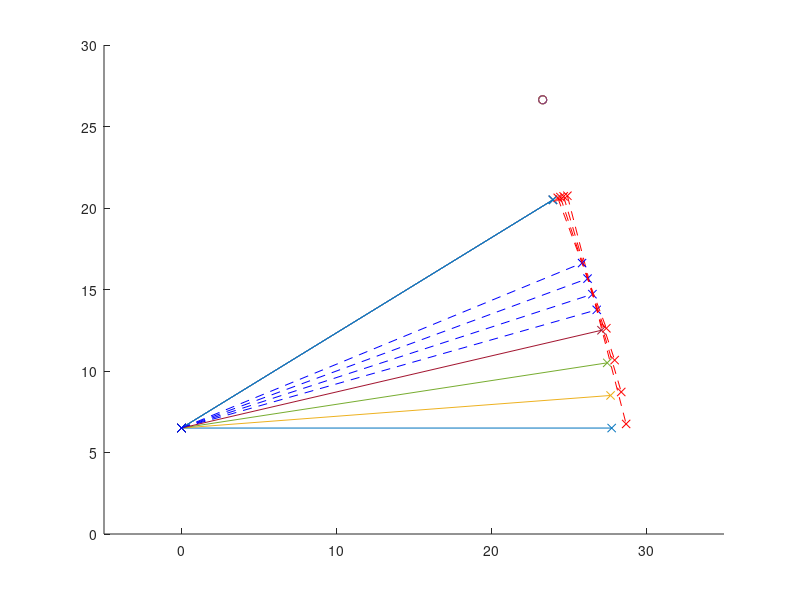
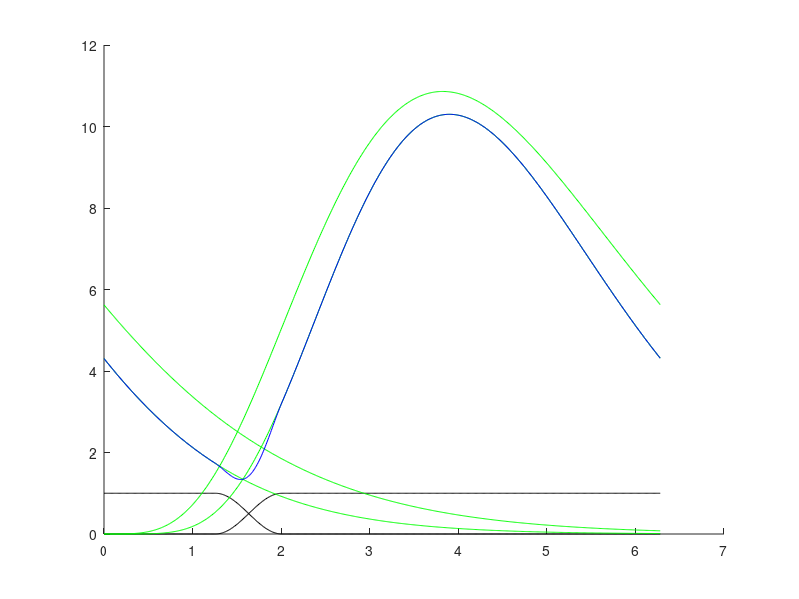
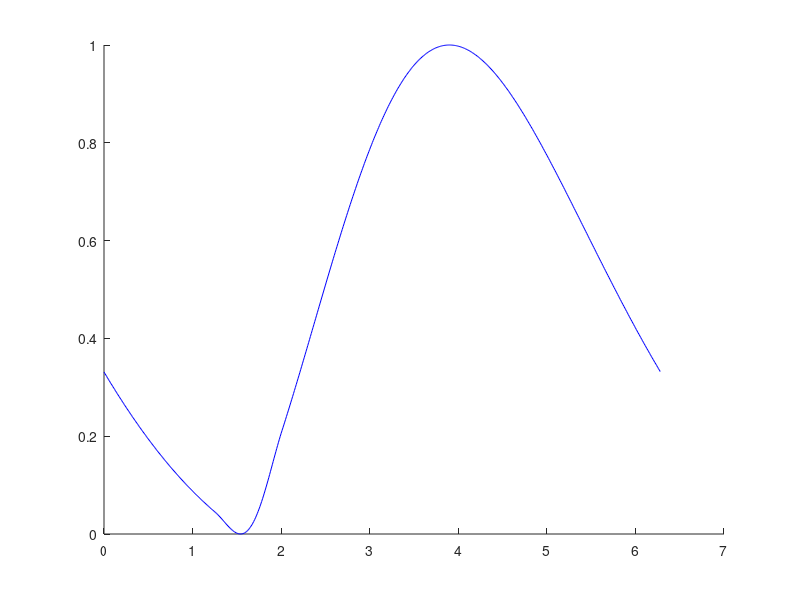
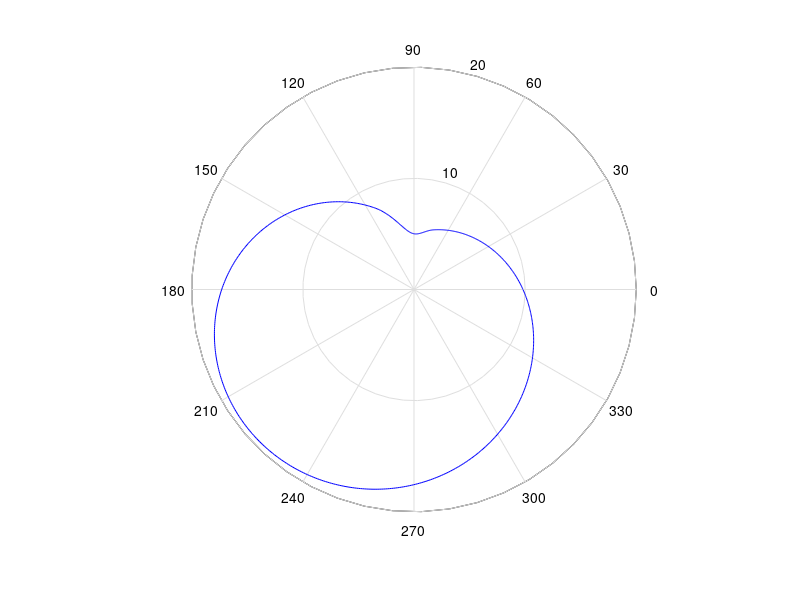

Source code (MATLAB) for these figures, in order:
% The OxyGEN proyect by Profoty.xyz
% Together against the Covid-19
% V4.0 rev.17/03/2020
% 
% Website/blog: oxygen.protofy.xyz
% Contact: oxygen@protofy.xyz


%GEOMETRICAL PARAMETERS

%Length from the bearing to the hinge
l0 = 27.3;

%Length of the vertical wall that supports the hinge
h0 = 6.5;

%Lenght of the vertical support of the bearing
hb = 5.0;

%Bearing radius
br = 1.1;

%Array of different max and min positions of the bearing
h1a = [6.5, 8.5, 10.5, 12.5];
h2a = [20.5, 20.5, 20.5, 20.5];

%Number of cycles per cam turn (1 to 3).
nc = 1;

%Minimum radius of the camshaft
rmin = 5;


%BREATHING CYCLE PARAMETERS

%Duration of the inhale cycle / duration of the whole cycle
lambda1 = 0.500;
lambda2 = 0.260;

%Soft transition between inhale and exhale cycles
dpsi21 = 0.12;
dpsi12 = 0.15;

%Adjust parameters of the inhale curve
ga1 = 7.5;
gb1 = .60;
ff1 = 40;

%Adjust parametes of the exhale curve
ga2 = 5.5;
gb2 = .85;
ff2 = 50;


%GENERATION OF THE CURVES AND THE CAMSHAFT

%Generation of the geometry

l = sqrt(l0^2+hb^2);


for i = 1:numel(h1a);
    
    ymin(i) = h1a(i);
    ymax(i) = h2a(i);
    
    alphamin(i) = acos((h0 - h1a(i)) / l);
    alphamax(i) = acos((h0 - h2a(i)) / l);
    
    xmin(i) = l*sin(alphamin(i));    
    xmax(i) = l*sin(alphamax(i));
    
    d(i) = sqrt((xmin(i)-xmax(i))^2 + (ymin(i)-ymax(i))^2);
    
    alphatan(i) = (alphamin(i) + alphamax(i)) / 2;
    
    xtan(i) = l*sin(alphatan(i));    
    ytan(i) = h0 - l*cos(alphatan(i));
    
    xsup(i) = xtan(i) + (d(i)/2)*cos(alphatan(i));
    xinf(i) = xtan(i) - (d(i)/2)*cos(alphatan(i));
    
    ysup(i) = ytan(i) + (d(i)/2)*sin(alphatan(i));
    yinf(i) = ytan(i) - (d(i)/2)*sin(alphatan(i));
    
    xcam(i) = xtan(i) + (d(i)/2 + rmin + br)*cos(alphatan(i));
    ycam(i) = ytan(i) + (d(i)/2 + rmin + br)*sin(alphatan(i));
    
end;


%Time increment
dt = 0.01;

%time coordinate during the whole cycle
theta = 0:dt:2*pi;

%Generation of the soft transition between inhale and exhale curves
psi1 = [];
psi2 = [];

for i = 1:numel(theta);
    
    if theta(i) < (lambda2-dpsi21/2)*2*pi;
        psi1(i) = 0;
        
    elseif theta(i) < (lambda2+dpsi21/2)*2*pi;
        psi1(i) = 0.5 + 0.5*cos((theta(i)-(lambda2+dpsi21/2)*2*pi)/(2*dpsi21));
        
    else theta(i) < (lambda1-dpsi12/2)*2*pi;
        psi1(i) = 1;
        
    end;
    
    psi2(i) = 1 - psi1(i);
    
end;    


%Generation of the complete breathing cycle rho(theta)

rho = [];
rho1 = [];
rho2 = [];
rho2next = [];

rhomin = 1000;
rhomax = 0;

for i = 1:numel(theta);
    
    %Inhale curve
    rho1(i) = ff1*gampdf(theta(i), ga1, gb1);
    rho1next(i) = ff1*gampdf(theta(i)+2*pi, ga1, gb1);
    
    %Exhale curve
    rho2(i) = ff2*gampdf(theta(i), ga2, gb2);
    rho2next(i) = ff2*gampdf(theta(i)+2*pi, ga2, gb2);
    
   
    rho(i) = psi1(i)*rho1(i) + psi2(i)*rho1next(i);
 
    
    %Capturing min and max in order to generate the normalized curve
    if rho(i) > rhomax
        rhomax = rho(i);
    end;
    
    if rho(i) < rhomin
        rhomin = rho(i);
    end;

end;


%Generation of a normalised curve and camshaft

rhonorm = [];
rhocam = [];

for i = 1:numel(theta);
    
    rhonorm(i) = (rho(i)-rhomin)/(rhomax-rhomin);
        
    for n = 1:numel(d)
        
        rhocam(n,i) = rmin + rhonorm(i)*d(n);
        
    end;
    
end;


%Generation of the first derivate of the camshaft geometry to analize and
%validate the design

drho = [];
drhonorm = [];
drhocam = [];

a = rmin;
b = 1/dt;

for i = 1 : numel(rho)-1;
    
    drho(i) = b*(rho(i+1)-rho(i));
    drhonorm(i) = b*(rhonorm(i+1)-rhonorm(i));
    drhocam(i) = b*(rhocam(i+1)-rhocam(i)) + a;
    
end;

drho(numel(rho)) = b*(rho(1)-rho(numel(rho)));
drhonorm(numel(rhonorm)) = b*(rhonorm(1)-rhonorm(numel(rhonorm)));
drhocam(numel(rhocam)) = b*(rhocam(1)-rhocam(numel(rhocam))) + a;


%X and Y coordinates during two cycles (for 2-cycle camshaft plot)

theta2 = [theta/2, (2*pi+theta)/2];

rhocam2 = [rhocam, rhocam];
drhocam2 = [drho, drho];


%X and Y coordinates during three cycles (for 3-cycle camshaft plot)

theta3 = [theta/3, (2*pi+theta)/3, (4*pi+theta)/3];

rhocam3 = [rhocam, rhocam, rhocam];
drhocam3 = [drho, drho, drho];



%GENERATION OF THE PLOTS

%Trying to print it out in real size (FAIL)
%set(gcf,'PaperUnits','centimeters'); 
%set(gcf,'PaperSize',[42 29.7]);


fpos = figure('Name', 'Dimensions', 'Units', 'centimeters', 'NumberTitle', 'off');
set(gcf,'PaperUnits','centimeters', 'PaperSize', [42/2 27.9/2]);
set(gcf, 'units', 'centimeters', 'position', [0, 0, 28, 20]);
fpos = gcf;
hold on

xlim([-5 35]);
ylim([0 30]);

for i = 1:numel(xmin)
    
    plot([0, xmin(i)], [h0, ymin(i)], '-x')    
    plot([0, xmax(i)], [h0, ymax(i)], '-x')
    
    plot([0, xtan(i)], [h0, ytan(i)], '--xb')
    
    plot([xsup(i), xinf(i)], [ysup(i), yinf(i)], '--xr')
    scatter(xcam(1), ycam(1))

end;

hold off




%Plot of the breathing cycle interpolation by curves

fcycle = figure('Name', 'Breath Cycle curves', 'Units', 'centimeters', 'NumberTitle', 'off');

hold on
plot(theta, psi1, '-k')
plot(theta, psi2, '-k')
plot(theta, rho1, '-g')
plot(theta, rho1next, '-g')
plot(theta, rho2, '-g')
plot(theta, rho2next, '-g')
%plot(theta, drho, '-r')
plot(theta, rho, '-b')
hold off

set(gcf,'PaperUnits','centimeters', 'PaperSize', [42/2 27.9/2]);
set(gcf, 'units', 'centimeters', 'position', [0, 0, 27.9, 27.9]);
fcam3 = gcf;


%Plot of the normalized breathing cycle and first derivate


fnorm = figure('Name', 'Normalized Breath Cycle', 'Units', 'centimeters', 'NumberTitle', 'off');

hold on
%plot(theta, drhonorm, '-r')
plot(theta, rhonorm, '-b')
hold off

set(gcf,'PaperUnits','centimeters', 'PaperSize', [42/2 27.9/2]);
set(gcf, 'units', 'centimeters', 'position', [0, 0, 27.9, 27.9]);
fcam3 = gcf;


%Plot of a 1-cycle camshaft

for n = 1:numel(d)

    fcam1 = figure('Name', '1-Cycle Camshaft', 'Units', 'centimeters', 'NumberTitle', 'off');
    %hold on
   
    %polarplot(theta, drhocam, '-r')
    polar(theta, rhocam(n,:), '-b')

    
    %rlim([0 25]);
    hold off

    set(gcf,'PaperUnits','centimeters', 'PaperSize', [42 27.9]);
    set(gcf, 'units', 'centimeters', 'position', [0, 0, 27.9, 27.9]);
    fcam3 = gcf;
    
end


% %Plot of a 2-cycle camshaft
% 
% fcam2 = figure('Name', '2-Cycle', 'Units', 'centimeters', 'NumberTitle', 'off');
% 
% %hold on;
% %polar(theta, drhocam2, '-r')
% polar(theta2, rhocam2, '-b')
% %hold off;
% 
% set(gcf,'PaperUnits','centimeters', 'PaperSize', [42 27.9]);
% set(gcf, 'units', 'centimeters', 'position', [0, 0, 27.9, 27.9]);
% fcam3 = gcf;
% 
% 
% %Plot of a 3-cycle camshaft
% 
% fcam3 = figure('Name', '3-Cycle', 'Units', 'centimeters', 'NumberTitle', 'off');
% 
% %hold on;
% %polar(theta,drhocam3)
% polar(theta3, rhocam3)
% %hold off;
% 
% set(gcf,'PaperUnits','centimeters', 'PaperSize', [42 27.9]);
% set(gcf, 'units', 'centimeters', 'position', [0, 0, 27.9, 27.9]);
% fcam3 = gcf;

% The OxyGEN proyect by Profoty.xyz
% Together against the Covid-19
% V4.0 rev.17/03/2020
% 
% Website/blog: oxygen.protofy.xyz
% Contact: oxygen@protofy.xyz